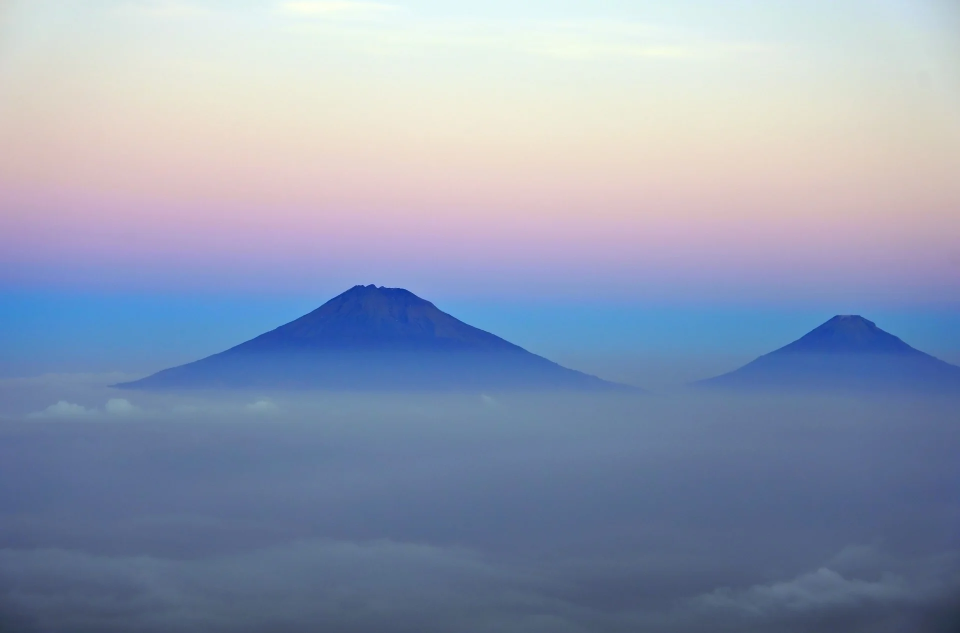
#> input picture example.jpg, 1920 x 1265 px (shown at 1/2 size)
$ python Vision.py
#> lines starting #> are read from the running program, lines starting #| are printed output that depends on the picture
import cv2


image = cv2.imread("example.jpg")
#> image is the input picture: shape (1265, 1920, 3); mean B, G, R 179.7, 155.4, 143.6


gray_image = cv2.cvtColor(image, cv2.COLOR_BGR2GRAY)
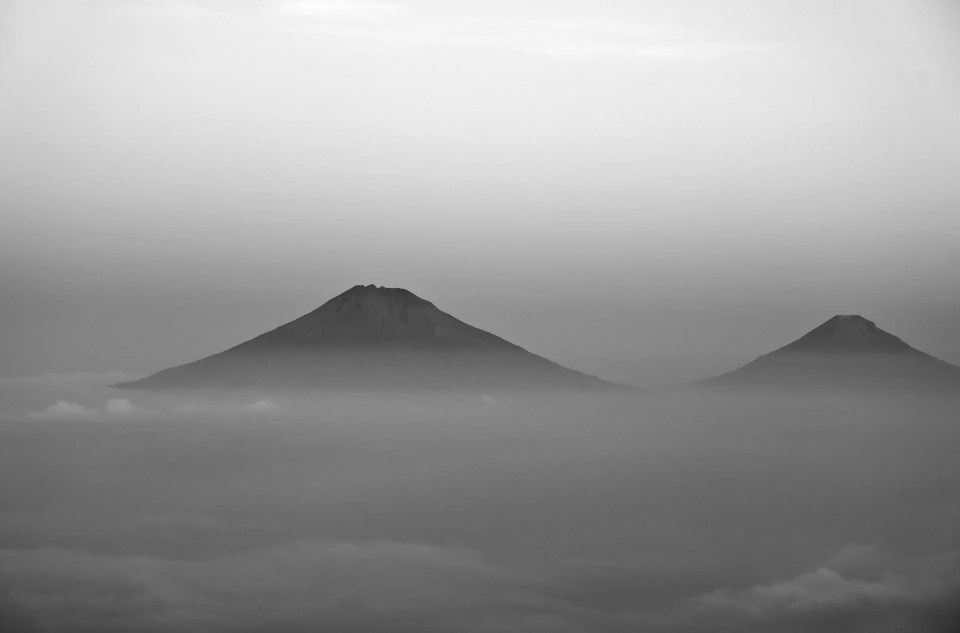
#> gray_image: shape (1265, 1920) (shown at 1/2 size); min 36, max 253, mean 154.7


resized_image = cv2.resize(gray_image, (224, 224))
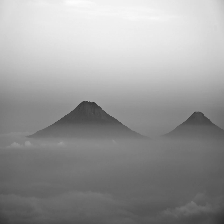
#> resized_image: shape (224, 224); min 44, max 253, mean 154.6


#cv2.namedWindow("Loaded Image", cv2.WINDOW_NORMAL)

#cv2.resizeWindow("Loaded Image", 800, 500)

#cv2.imshow("Loaded Image", image)


cv2.imshow("Processed Image", resized_image)

key = cv2.waitKey(0)
#> (key Esc is pressed here)

if key == ord('s'):


    cv2.imwrite("grayscale_resized_image.jpg", resized_image)

    print("Image saved as grayscale_resized_image.jpg")

else:
    print("Image not saved")

cv2.destroyAllWindows()


print(f"Processed Image Dimensions: {resized_image.shape}")
#| Processed Image Dimensions: (224, 224)

print("this is cool")
#print(f"Image Dimensions: {image.shape}")
